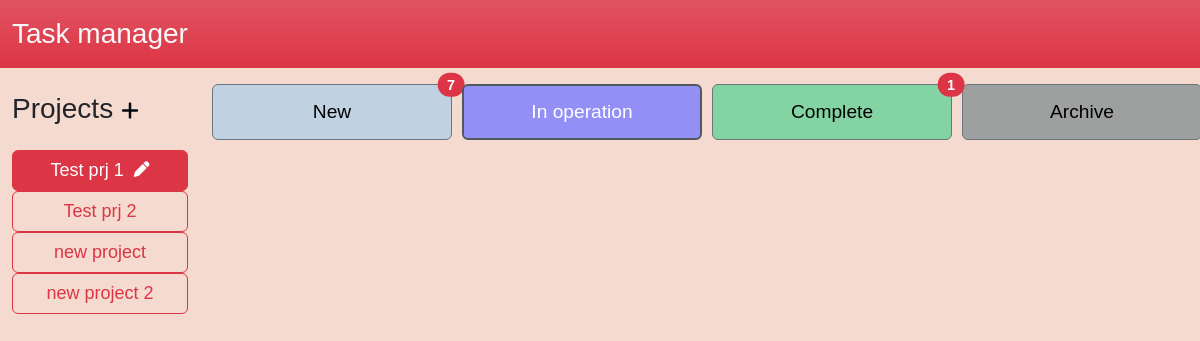
Before: / with the older database file.
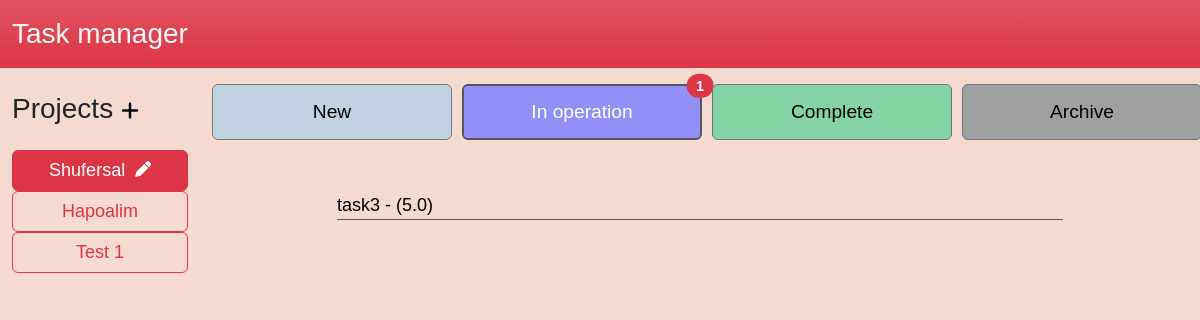
After: the same page with the newer database file.
### app/models.py (models this page shows, shortened)
class Project(db.Model):
    id = db.Column(db.Integer, primary_key=True, autoincrement=True)
    name = db.Column(db.String(200))
    hour_rate = db.Column(db.Integer)
    tasks = db.relationship('Task', backref='project', lazy='dynamic')
    def __getitem__(self, item):
        return getattr(self, item)

class Task(db.Model):
    id = db.Column(db.Integer, primary_key=True, autoincrement=True)
    details = db.Column(db.Text)
    status = db.Column(db.String(20))
    hours = db.Column(db.Float, default=0)
    project_id = db.Column(db.Integer, db.ForeignKey('project.id'))
    def __getitem__(self, item):
        return getattr(self, item)

### app/routes.py (the view)
@flask_app.route("/", methods=("GET", "POST"))
def index():
    global current_project, current_status
    if request.method == "POST":
        projects = request.form.getlist('project')
        statuses = request.form.getlist('status')
        current_project = int(projects[0])
        current_status = statuses[0]
        task_name = request.form.get("task-name")
        task_adding = request.form.get("button_add_task")
        if task_adding is not None:
            if task_name == '':
                flash('Enter the name of task!')
            else:
                new_task = Task(details=task_name, status='new', hours=0, project_id=current_project)
                new_task.save_task_to_db()
        all_projects = Project.query.all()
        all_tasks = list(Task.query.filter(Task.project_id == current_project, Task.status == current_status))
    else:
        all_projects = Project.query.all()
        if current_project is None:
            current_project = all_projects[0].id
        if current_status is None:
            current_status = 'in_operation'
        all_tasks = list(Task.query.filter(Task.project_id == current_project, Task.status == current_status))
    return flask.render_template('index.html', all_tasks=all_tasks, all_projects=all_projects, current_project=current_project, current_status=current_status, numbers_of_tasks=count_tasks_by_project(current_project))

### app/routes.py (called while the page is built)
def count_tasks_by_project(project):
    numbers_of_tasks = {'new': 0, 'in_operation': 0, 'complete': 0,'archive': 0}
    all_tasks = list(Task.query.filter(Task.project_id == project))
    for task in all_tasks:
        numbers_of_tasks[task.status] += 1
    return numbers_of_tasks

### app/templates/index.html (shortened to what this page needs)
<!DOCTYPE html>
<html lang="en">
<head>
    <link href="https://cdn.jsdelivr.net/npm/bootstrap@5.2.3/dist/css/bootstrap.min.css" rel="stylesheet">
    <link rel="stylesheet" href="https://cdnjs.cloudflare.com/ajax/libs/font-awesome/6.1.1/css/all.min.css">
    <link rel="stylesheet" href={{url_for('static', filename='style.css')}}>
    <link rel="stylesheet" href="../static/style.css">
</head>
<body style="background-color: rgb(245, 218, 208);">
    <nav class="navbar navbar-expand-lg bg-danger bg-gradient">
        <div class="container-fluid">
            <a class="navbar-brand fs-3 text-light" href="#">Task manager</a>
        </div>
    </nav>
    <form method="POST" id="main_form">
    <div class="container-fluid">
        <div class="row mt-3">
            <div class="col-2 projects">
                <div class="w-100 d-flex mb-3 mt-2">
                    <h3>Projects</h3>
                    <a style="padding-top: 7px;" type="button" class="mx-2 btn-danger" data-bs-toggle="modal" data-bs-target="#project_adding"><i class="fa-sharp fa-solid fa-plus fa-lg" style="color: #010813;"></i></a>
                </div>
                <div class="btn-group-vertical w-100" role="group" aria-label="Vertical radio toggle button group">
                    {% for project in all_projects %}
                        <div class="project d-flex w-100">
                            <label class="btn btn-project btn-outline-danger bg-gradient w-100" for="project-{{ project['id'] }}">{{ project['name'] }} <a class="btn_edit_prj" data-bs-toggle="modal" data-whatever="{{ url_for('project_edit', id=project['id']) }}" data-id="{{ project['id'] }}" href="#"><i class="fa-solid fa-pen fa-sm"></i></a></label>
                        </div>
                    {% endfor %}
                </div>
            </div>
            <div class="col-10 tasks">
                <div class="row">
                    <div class="col-3 status">
                        <label style="background-color: rgb(192, 210, 226);" class="btn-status btn btn-secondary position-relative" id="label_new"  for="status_new">New
                            {% if numbers_of_tasks['new'] > 0 %}
                                <span class="position-absolute top-0 start-100 translate-middle badge rounded-pill bg-danger">
                                    {{ numbers_of_tasks['new'] }}
                                </span>
                            {% endif %}
                        </label>
                    </div>
                    <div class="col-3 status">
                        <label style="background-color: rgb(146, 144, 247);" class="btn-status btn btn-secondary position-relative" id="label_in_operation" for="status_in_operation">In operation
                            {% if numbers_of_tasks['in_operation'] > 0 %}
                                <span class="position-absolute top-0 start-100 translate-middle badge rounded-pill bg-danger">
                                    {{ numbers_of_tasks['in_operation'] }}
                                </span>
                            {% endif %}
                        </label>
                    </div>
                    <div class="col-3 status">
                        <label style="background-color: rgb(132, 212, 163);" class="btn-status btn btn-secondary position-relative" id="label_complete" for="status_complete">Complete
                            {% if numbers_of_tasks['complete'] > 0 %}
                                <span class="position-absolute top-0 start-100 translate-middle badge rounded-pill bg-danger">
                                    {{ numbers_of_tasks['complete'] }}
                                </span>
                            {% endif %}
                        </label>
                    </div>
                    <div class="col-3 status">
                        <label style="background-color: rgb(157, 160, 159);" class="btn-status btn btn-secondary " id="label_archive" for="status_archive">Archive</label>
                    </div>
                </div>
                <div class="row">
                    <div class="container w-75 mt-5">
                        {% for task in all_tasks %}
                            <div class="task my-1" draggable='True' id="task-{{ task['id'] }}">
                                {% if task['hours'] > 0 %}
                                    <a class="btn_edit_task" data-bs-toggle="modal" data-whatever="{{ url_for('task_edit', id=task['id']) }}" data-id="{{ task['id'] }}" href="#"><span class="task-span">{{ task['details'] + ' - (' + task['hours']|string + ')' }}</span></a>
                                {% else %}
                                    <a class="btn_edit_task" data-bs-toggle="modal" data-whatever="{{ url_for('task_edit', id=task['id']) }}" data-id="{{ task['id'] }}" href="#"><span class="task-span">{{ task['details'] }}</span></a>
                                {% endif %}
                            </div>
                        {% endfor %}
                    </div>
                </div>
            </div>
        </div>
    </div>
    </form>
</body>
</html>

### app/static/style.css (style rules this page uses)
* { font-family: 'Kanit', sans-serif; box-sizing: border-box; }
.btn_edit_prj { display: none; }
.btn_edit_task { text-decoration: none; }
.task-span { color: black; cursor: pointer; }
.task { font-size: large; border-bottom: 1px solid rgb(90, 90, 90); display: flex; justify-content: space-between; }
.check-project:checked+label a { display: block; }
.btn-project { font-size: large; display: flex; align-items: center; justify-content: center; }
.check-project+label i { color: #e14150; }
.check-project:checked+label i { color: #ffffff; }
.btn_edit_prj { margin-left: 10px; }
.check-status:checked+label { border: 2px solid #dd4151; }
.btn-status { width: 20vw; height: 7vh; font-size: larger; display: flex; align-items: center; justify-content: center; color: black; }

Changed rows visible on the page:
removed Project: name "Test prj 1"
removed Project: name "new project"
removed Project: name "new project 2"
changed Project: name "Test prj 2" → "Shufersal"
added Project: name "Hapoalim"
added Project: name "Test 1"
now on this page (row edited): Task: details+hours "task3 - (5.0)"
Other visible differences:
{{ numbers_of_tasks['in_operation'] }}: (not shown) → "1"
{{ numbers_of_tasks['new'] }}: "7" → (not shown)
{{ numbers_of_tasks['complete'] }}: "1" → (not shown)
